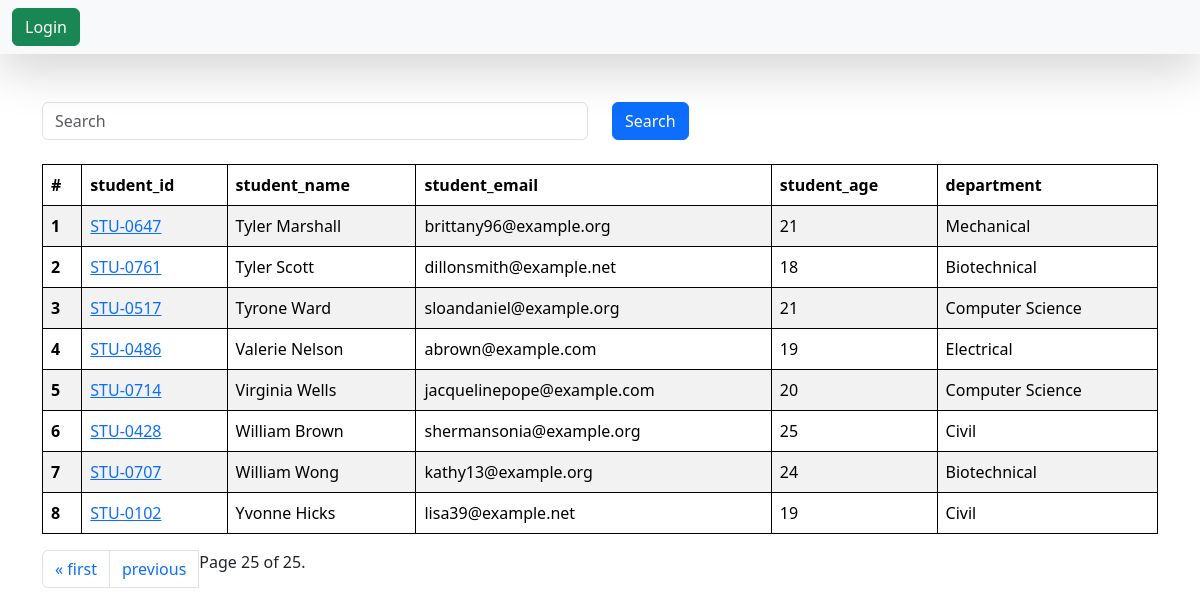
/students/?page=25, run on an earlier commit of the app's database.
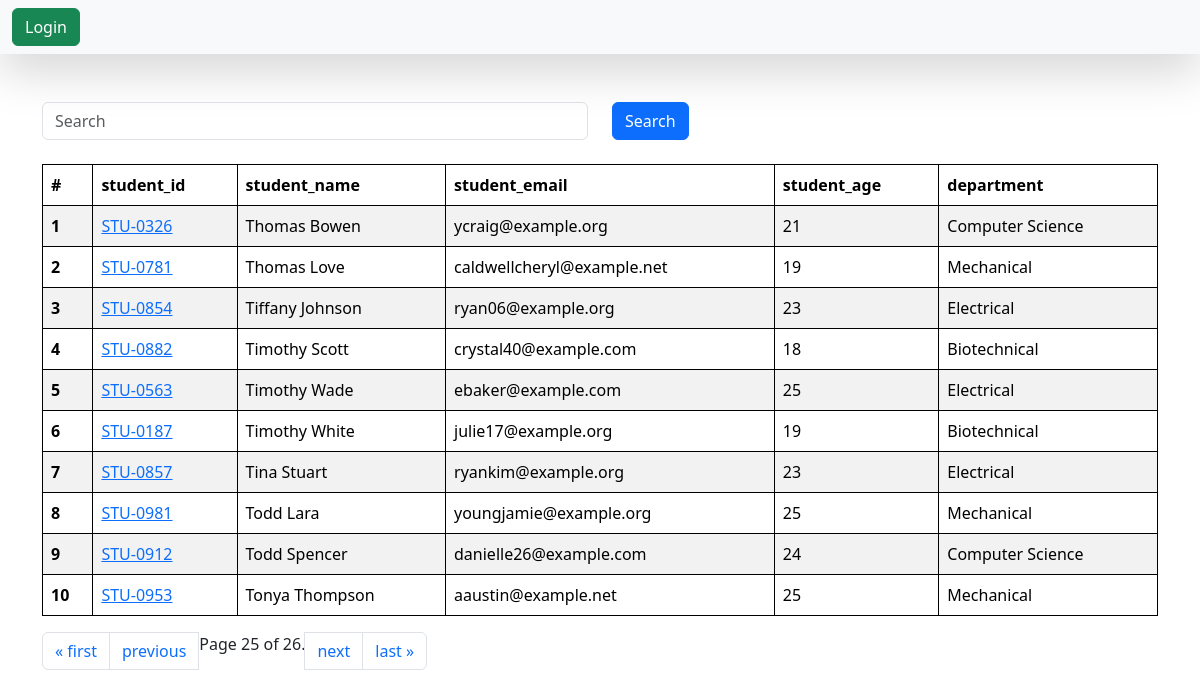
And on a later commit of the database.
### vege/models.py (models this page shows, shortened)
class Student(models.Model):
    student_id = models.ForeignKey(StudentID, on_delete=models.CASCADE)
    department = models.ForeignKey(Department, on_delete=models.CASCADE)
    student_name = models.CharField(max_length=100)
    student_email = models.EmailField(unique=True)
    student_age = models.IntegerField(default=10)
    student_address = models.TextField()
    is_deleted = models.BooleanField(default=False)
    objects = StudentManager()
    admin_objects = models.Manager()  # This will include all objects, including deleted ones
    class Meta:
        ordering = ['student_name']
        verbose_name = 'Student'

class StudentID(models.Model):
    student_id = models.CharField(max_length=100)
    def __str__(self) -> str:
        return self.student_id

class Department(models.Model):
    department = models.CharField(max_length=100)
    def __str__(self) -> str:
        return self.department
    class Meta:
        ordering = ['department']

### vege/views.py (the view)
# urls.py: path('students/', get_students, name='get_students'),
def get_students(request):
    queryset = Student.objects.all()
    if request.GET.get('search'):
        search = request.GET.get('search')
        queryset = Student.objects.filter(Q(student_name__icontains=search) | Q(department__department__icontains=search)
                                          | Q(student_id__student_id__icontains=search) | Q(student_email__icontains=search))
    paginator = Paginator(queryset, 10)
    page_number = request.GET.get('page', 1)
    page_obj = paginator.get_page(page_number)
    return render(request, 'report/students.html', {'queryset': page_obj})

### vege/models.py (called while the page is built)
    def get_queryset(self):
        return super().get_queryset().filter(is_deleted=False)

### vege/templates/report/students.html
{% extends "base.html" %}
{% block start %}
<div class = "container mt-5">
    <form class="mb-4">
        <div class = "row">
            <div class="col md-6">
                <input class="form-control" name="search" placeholder="Search">
            </div>
            <div class="col md-6">
                <button type="submit" class="btn btn-primary">Search</button>
            </div>
        </div>
    </form>
        <table class="table table-striped">
  <thead>
    <tr>
      <th scope="col">#</th>
      <th scope="col">student_id</th>
      <th scope="col">student_name</th>
      <th scope="col">student_email</th>
      <th scope="col">student_age</th>
      <th scope="col">department</th>
    </tr>
  </thead>
  <tbody>
    {% for student in queryset %}
    <tr>
      <th scope="row">{{forloop.counter}}</th>
      <td>
        <a href="{% url 'see_marks' student.student_id %}">{{student.student_id}}</a>
        </td>
      <td>{{student.student_name}}</td>
      <td>{{student.student_email}}</td>
      <td>{{student.student_age}}</td>
      <td>{{student.department}}</td>
    </tr>
    {% endfor %}
  </tbody>
</table>
<nav aria-label="Page navigation example">
<ul class="pagination">
        {% if queryset.has_previous %}
            <li class="page-item"><a class="page-link" href="?page=1">&laquo; first</a></li>
            <li class="page-item"><a class="page-link" href="?page={{ queryset.previous_page_number }}">previous</a></li>
        {% endif %}
        <span class="current">
            Page {{ queryset.number }} of {{ queryset.paginator.num_pages }}.
        </span>
        {% if queryset.has_next %}
            <li class="page-item"><a class="page-link" href="?page={{ queryset.next_page_number }}">next</a> </li>
            <li class="page-item"><a class="page-link" href="?page={{ queryset.paginator.num_pages }}">last &raquo;</a> </li>
        {% endif %}
</ul>
</nav>
</div>
{% endblock %}

What changed in the data, as far as the page shows it:
no longer on this page (row edited): Student: student_id "STU-0647", student_name "Tyler Marshall", student_email "brittany96@example.org", student_age "21", department "Mechanical"
no longer on this page (row edited): Student: student_id "STU-0761", student_name "Tyler Scott", student_email "dillonsmith@example.net", student_age "18", department "Biotechnical"
no longer on this page (row edited): Student: student_id "STU-0517", student_name "Tyrone Ward", student_email "sloandaniel@example.org", student_age "21", department "Computer Science"
no longer on this page (row edited): Student: student_id "STU-0486", student_name "Valerie Nelson", student_email "abrown@example.com", student_age "19", department "Electrical"
no longer on this page (row edited): Student: student_id "STU-0714", student_name "Virginia Wells", student_email "jacquelinepope@example.com", student_age "20", department "Computer Science"
no longer on this page (row edited): Student: student_id "STU-0428", student_name "William Brown", student_email "shermansonia@example.org", student_age "25", department "Civil"
no longer on this page (row edited): Student: student_id "STU-0707", student_name "William Wong", student_email "kathy13@example.org", student_age "24", department "Biotechnical"
no longer on this page (row edited): Student: student_id "STU-0102", student_name "Yvonne Hicks", student_email "lisa39@example.net", student_age "19", department "Civil"
now on this page (row edited): Student: student_id "STU-0326", student_name "Thomas Bowen", student_email "ycraig@example.org", student_age "21", department "Computer Science"
now on this page (row edited): Student: student_id "STU-0781", student_name "Thomas Love", student_email "caldwellcheryl@example.net", student_age "19", department "Mechanical"
now on this page (row edited): Student: student_id "STU-0854", student_name "Tiffany Johnson", student_email "ryan06@example.org", student_age "23", department "Electrical"
now on this page (row edited): Student: student_id "STU-0882", student_name "Timothy Scott", student_email "crystal40@example.com", student_age "18", department "Biotechnical"
now on this page (row edited): Student: student_id "STU-0563", student_name "Timothy Wade", student_email "ebaker@example.com", student_age "25", department "Electrical"
added Student: student_id "STU-0187", student_name "Timothy White", student_email "julie17@example.org", student_age "19", department "Biotechnical"
now on this page (row edited): Student: student_id "STU-0857", student_name "Tina Stuart", student_email "ryankim@example.org", student_age "23", department "Electrical"
now on this page (row edited): Student: student_id "STU-0981", student_name "Todd Lara", student_email "youngjamie@example.org", student_age "25", department "Mechanical"
now on this page (row edited): Student: student_id "STU-0912", student_name "Todd Spencer", student_email "danielle26@example.com", student_age "24", department "Computer Science"
now on this page (row edited): Student: student_id "STU-0953", student_name "Tonya Thompson", student_email "aaustin@example.net", student_age "25", department "Mechanical"
Also different on the page:
{{ queryset.paginator.num_pages }}: "25" → "26"
text now shown: "next last »"
